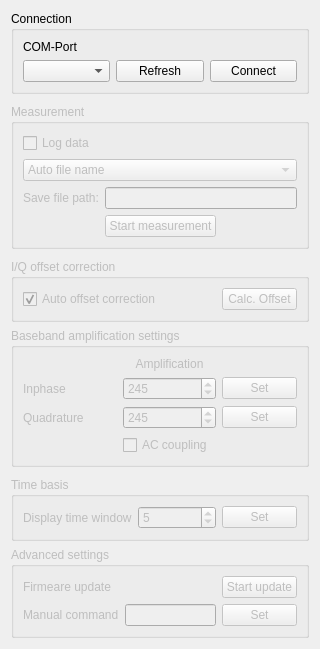
          <widget class="QWidget" name="scrollAreaWidgetContents_2">
           <property name="geometry">
            <rect>
             <x>0</x>
             <y>0</y>
             <width>320</width>
             <height>649</height>
            </rect>
           </property>
           <layout class="QVBoxLayout" name="verticalLayout_4">
            <item>
             <layout class="QGridLayout" name="gridLayout_13">
              <item row="2" column="1">
               <widget class="QGroupBox" name="group_measurement">
                <property name="enabled">
                 <bool>false</bool>
                </property>
                <property name="title">
                 <string>Measurement</string>
                </property>
                <layout class="QGridLayout" name="gridLayout_9">
                 <item row="0" column="0">
                  <layout class="QGridLayout" name="gridLayout_5">
                   <item row="0" column="0">
                    <layout class="QGridLayout" name="gridLayout_7">
                     <item row="0" column="0">
                      <widget class="QCheckBox" name="checkbox_log">
                       <property name="toolTip">
                        <string>Enable data logging in external file</string>
                       </property>
                       <property name="text">
                        <string>Log data</string>
                       </property>
                      </widget>
                     </item>
                     <item row="1" column="0">
                      <widget class="QComboBox" name="combobox_filename">
                       <property name="enabled">
                        <bool>false</bool>
                       </property>
                       <property name="toolTip">
                        <string>Select log file and path</string>
                       </property>
                       <item>
                        <property name="text">
                         <string>Auto file name</string>
                        </property>
                       </item>
                       <item>
                        <property name="text">
                         <string>Select file name...</string>
                        </property>
                       </item>
                      </widget>
                     </item>
                     <item row="2" column="0">
                      <layout class="QHBoxLayout" name="horizontalLayout_12">
                       <item>
                        <widget class="QLabel" name="label_2">
                         <property name="text">
                          <string>Save file path:</string>
                         </property>
                        </widget>
                       </item>
                       <item>
                        <widget class="QLineEdit" name="lineedit_filename">
                         <property name="enabled">
                          <bool>false</bool>
                         </property>
                         <property name="readOnly">
                          <bool>true</bool>
                         </property>
                        </widget>
                       </item>
                      </layout>
                     </item>
                    </layout>
                   </item>
                   <item row="1" column="0">
                    <layout class="QHBoxLayout" name="horizontalLayout_7">
                     <property name="topMargin">
                      <number>0</number>
                     </property>
                     <item>
                      <spacer name="horizontalSpacer">
                       <property name="orientation">
                        <enum>Qt::Horizontal</enum>
                       </property>
                       <property name="sizeHint" stdset="0">
                        <size>
                         <width>40</width>
                         <height>20</height>
                        </size>
                       </property>
                      </spacer>
                     </item>
                     <item>
                      <widget class="QPushButton" name="button_startstop">
                       <property name="maximumSize">
                        <size>
                         <width>220</width>
                         <height>16777215</height>
                        </size>
                       </property>
                       <property name="toolTip">
                        <string>Start/stop the measurement</string>
                       </property>
                       <property name="text">
                        <string>Start measurement</string>
                       </property>
                      </widget>
                     </item>
                     <item>
                      <spacer name="horizontalSpacer_4">
                       <property name="orientation">
                        <enum>Qt::Horizontal</enum>
                       </property>
                       <property name="sizeHint" stdset="0">
                        <size>
                         <width>40</width>
                         <height>20</height>
                        </size>
                       </property>
                      </spacer>
                     </item>
                    </layout>
                   </item>
                  </layout>
                 </item>
                </layout>
               </widget>
              </item>
              <item row="0" column="1">
               <widget class="QGroupBox" name="group_connect">
                <property name="title">
                 <string>Connection</string>
                </property>
                <layout class="QGridLayout" name="gridLayout_6">
                 <item row="0" column="0">
                  <layout class="QGridLayout" name="gridLayout_15" rowstretch="0,0" columnstretch="0,0,0,0">
                   <item row="0" column="3">
                    <widget class="QLabel" name="label_23">
                     <property name="text">
                      <string/>
                     </property>
                     <property name="alignment">
                      <set>Qt::AlignCenter</set>
                     </property>
                    </widget>
                   </item>
                   <item row="1" column="1">
                    <widget class="QComboBox" name="list_ports">
                     <property name="maximumSize">
                      <size>
                       <width>220</width>
                       <height>16777215</height>
                      </size>
                     </property>
                     <property name="toolTip">
                      <string>Select COM port</string>
                     </property>
                    </widget>
                   </item>
                   <item row="1" column="2">
                    <widget class="QPushButton" name="button_refreshports">
                     <property name="toolTip">
                      <string>Refresh COM port list</string>
                     </property>
                     <property name="text">
                      <string>Refresh</string>
                     </property>
                    </widget>
                   </item>
                   <item row="0" column="1">
                    <widget class="QLabel" name="label_21">
                     <property name="text">
                      <string>COM-Port</string>
                     </property>
                     <property name="alignment">
                      <set>Qt::AlignBottom|Qt::AlignLeading|Qt::AlignLeft</set>
                     </property>
                    </widget>
                   </item>
                   <item row="1" column="3">
                    <widget class="QPushButton" name="button_connect">
                     <property name="toolTip">
                      <string>Open/close COM port</string>
                     </property>
                     <property name="text">
                      <string>Connect</string>
                     </property>
                    </widget>
                   </item>
                  </layout>
                 </item>
                </layout>
               </widget>
              </item>
              <item row="8" column="1">
               <widget class="QGroupBox" name="group_timebasis">
                <property name="enabled">
                 <bool>false</bool>
                </property>
                <property name="title">
                 <string>Time basis</string>
                </property>
                <layout class="QGridLayout" name="gridLayout_23">
                 <item row="0" column="0">
                  <layout class="QHBoxLayout" name="horizontalLayout_5">
                   <item>
                    <widget class="QLabel" name="label_18">
                     <property name="text">
                      <string>Display time window</string>
                     </property>
                    </widget>
                   </item>
                   <item>
                    <widget class="QSpinBox" name="spin_internal_time">
                     <property name="toolTip">
                      <string>Length of display time axis</string>
                     </property>
                     <property name="minimum">
                      <number>1</number>
                     </property>
                     <property name="value">
                      <number>5</number>
                     </property>
                    </widget>
                   </item>
                   <item>
                    <widget class="QPushButton" name="button_set_internal_time">
                     <property name="maximumSize">
                      <size>
                       <width>75</width>
                       <height>16777215</height>
                      </size>
                     </property>
                     <property name="toolTip">
                      <string>Set selected display time axis length</string>
                     </property>
                     <property name="text">
                      <string>Set</string>
                     </property>
                    </widget>
                   </item>
                  </layout>
                 </item>
                </layout>
               </widget>
              </item>
              <item row="9" column="1">
               <widget class="QGroupBox" name="group_advanced">
                <property name="enabled">
                 <bool>false</bool>
                </property>
                <property name="title">
                 <string>Advanced settings</string>
                </property>
                <layout class="QGridLayout" name="gridLayout_24">
                 <item row="0" column="0">
                  <layout class="QGridLayout" name="gridLayout_4">
                   <item row="0" column="0">
                    <widget class="QLabel" name="label_4">
                     <property name="text">
                      <string>Firmeare update</string>
                     </property>
                    </widget>
                   </item>
                   <item row="1" column="1">
                    <widget class="QLineEdit" name="edit_rawcmd">
                     <property name="sizePolicy">
                      <sizepolicy hsizetype="Preferred" vsizetype="Fixed">
                       <horstretch>0</horstretch>
                       <verstretch>0</verstretch>
                      </sizepolicy>
                     </property>
                     <property name="toolTip">
                      <string>Enter a manual command to be sent to the device</string>
                     </property>
                    </widget>
                   </item>
                   <item row="1" column="2">
                    <widget class="QPushButton" name="button_set_raw">
                     <property name="maximumSize">
                      <size>
                       <width>75</width>
                       <height>16777215</height>
                      </size>
                     </property>
                     <property name="toolTip">
                      <string>Send manual command over COM port</string>
                     </property>
                     <property name="text">
                      <string>Set</string>
                     </property>
                    </widget>
                   </item>
                   <item row="0" column="2">
                    <widget class="QPushButton" name="button_update">
                     <property name="maximumSize">
                      <size>
                       <width>75</width>
                       <height>16777215</height>
                      </size>
                     </property>
                     <property name="toolTip">
                      <string>Enable firmware update mode for radar system</string>
                     </property>
                     <property name="text">
                      <string>Start update</string>
                     </property>
                    </widget>
                   </item>
                   <item row="1" column="0">
                    <widget class="QLabel" name="label_14">
                     <property name="text">
                      <string>Manual command</string>
                     </property>
                    </widget>
                   </item>
                  </layout>
                 </item>
                </layout>
               </widget>
              </item>
              <item row="6" column="1">
               <widget class="QGroupBox" name="group_baseband">
                <property name="enabled">
                 <bool>false</bool>
                </property>
                <property name="title">
                 <string>Baseband amplification settings</string>
                </property>
                <layout class="QGridLayout" name="gridLayout_21">
                 <item row="0" column="0">
                  <layout class="QGridLayout" name="gridLayout_14">
                   <item row="1" column="4">
                    <widget class="QPushButton" name="button_set_i">
                     <property name="maximumSize">
                      <size>
                       <width>75</width>
                       <height>16777215</height>
                      </size>
                     </property>
                     <property name="toolTip">
                      <string>Set selected inphase gain</string>
                     </property>
                     <property name="text">
                      <string>Set</string>
                     </property>
                    </widget>
                   </item>
                   <item row="2" column="2">
                    <widget class="QSpinBox" name="spin_gain_q">
                     <property name="toolTip">
                      <string>Gain for quadrature signal</string>
                     </property>
                     <property name="maximum">
                      <number>255</number>
                     </property>
                     <property name="value">
                      <number>245</number>
                     </property>
                    </widget>
                   </item>
                   <item row="1" column="2">
                    <widget class="QSpinBox" name="spin_gain_i">
                     <property name="toolTip">
                      <string>Gain for inphase signal</string>
                     </property>
                     <property name="maximum">
                      <number>255</number>
                     </property>
                     <property name="value">
                      <number>245</number>
                     </property>
                    </widget>
                   </item>
                   <item row="0" column="2">
                    <widget class="QLabel" name="label_3">
                     <property name="text">
                      <string>Amplification</string>
                     </property>
                     <property name="alignment">
                      <set>Qt::AlignCenter</set>
                     </property>
                    </widget>
                   </item>
                   <item row="2" column="4">
                    <widget class="QPushButton" name="button_set_q">
                     <property name="maximumSize">
                      <size>
                       <width>75</width>
                       <height>16777215</height>
                      </size>
                     </property>
                     <property name="toolTip">
                      <string>Set selected quadrature gain</string>
                     </property>
                     <property name="text">
                      <string>Set</string>
                     </property>
                    </widget>
                   </item>
                   <item row="3" column="2">
                    <widget class="QCheckBox" name="checkbox_ac">
                     <property name="toolTip">
                      <string>Enable AC coupling for baseband signals</string>
                     </property>
                     <property name="text">
                      <string>AC coupling</string>
                     </property>
                    </widget>
                   </item>
                   <item row="2" column="1">
                    <widget class="QLabel" name="label_7">
                     <property name="text">
                      <string>Quadrature</string>
                     </property>
                    </widget>
                   </item>
                   <item row="1" column="1">
                    <widget class="QLabel" name="label_6">
                     <property name="text">
                      <string>Inphase</string>
                     </property>
                    </widget>
                   </item>
                  </layout>
                 </item>
                </layout>
               </widget>
              </item>
              <item row="4" column="1">
               <widget class="QGroupBox" name="group_offset">
                <property name="enabled">
                 <bool>false</bool>
                </property>
                <property name="title">
                 <string>I/Q offset correction</string>
                </property>
                <layout class="QGridLayout" name="gridLayout_20">
                 <item row="0" column="0">
                  <layout class="QGridLayout" name="gridLayout_17" rowstretch="0" columnstretch="0,0,0">
                   <item row="0" column="2">
                    <widget class="QPushButton" name="button_calcoffset">
                     <property name="maximumSize">
                      <size>
                       <width>75</width>
                       <height>16777215</height>
                      </size>
                     </property>
                     <property name="toolTip">
                      <string>Manually estimate offset once</string>
                     </property>
                     <property name="text">
                      <string>Calc. Offset</string>
                     </property>
                    </widget>
                   </item>
                   <item row="0" column="1">
                    <widget class="QCheckBox" name="checkbox_auto_offset">
                     <property name="sizePolicy">
                      <sizepolicy hsizetype="Preferred" vsizetype="Fixed">
                       <horstretch>0</horstretch>
                       <verstretch>0</verstretch>
                      </sizepolicy>
                     </property>
                     <property name="toolTip">
                      <string>Enable automatic offset correction</string>
                     </property>
                     <property name="text">
                      <string>Auto offset correction</string>
                     </property>
                     <property name="checked">
                      <bool>true</bool>
                     </property>
                    </widget>
                   </item>
                  </layout>
                 </item>
                </layout>
               </widget>
              </item>
              <item row="3" column="1">
               <spacer name="verticalSpacer_7">
                <property name="orientation">
                 <enum>Qt::Vertical</enum>
                </property>
                <property name="sizeHint" stdset="0">
                 <size>
                  <width>20</width>
                  <height>40</height>
                 </size>
                </property>
               </spacer>
              </item>
              <item row="1" column="1">
               <spacer name="verticalSpacer_3">
                <property name="orientation">
                 <enum>Qt::Vertical</enum>
                </property>
                <property name="sizeHint" stdset="0">
                 <size>
                  <width>20</width>
                  <height>40</height>
                 </size>
                </property>
               </spacer>
              </item>
              <item row="7" column="1">
               <spacer name="verticalSpacer_2">
                <property name="orientation">
                 <enum>Qt::Vertical</enum>
                </property>
                <property name="sizeHint" stdset="0">
                 <size>
                  <width>20</width>
                  <height>40</height>
                 </size>
                </property>
               </spacer>
              </item>
             </layout>
            </item>
           </layout>
          </widget>
